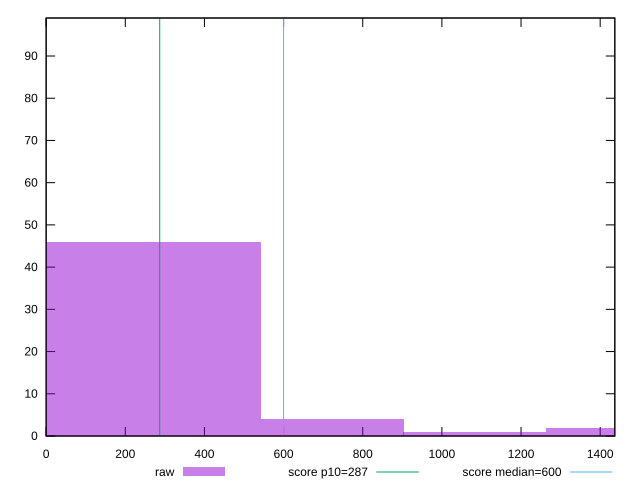

Reproduce this figure in gnuplot.
reset

$raw <<EOF
1083.6123863766304 1
1444.8165151688406 2
722.4082575844203 4
0 46
361.20412879221016 46
EOF

set key outside below
set boxwidth 361.20412879221016
set xrange [0:1437]
set yrange [0:99]
set trange [0:99]
set style fill transparent solid 0.5 noborder

set parametric
set terminal svg size 640, 490 enhanced background rgb 'white'
set output "report/report_00029_2021-02-24T13-36-40.390Z/total-blocking-time/samples/card/raw/histogram.svg"

plot $raw title "raw" with boxes, \
     287,t title "score p10=287", \
     600,t title "score median=600"

reset
